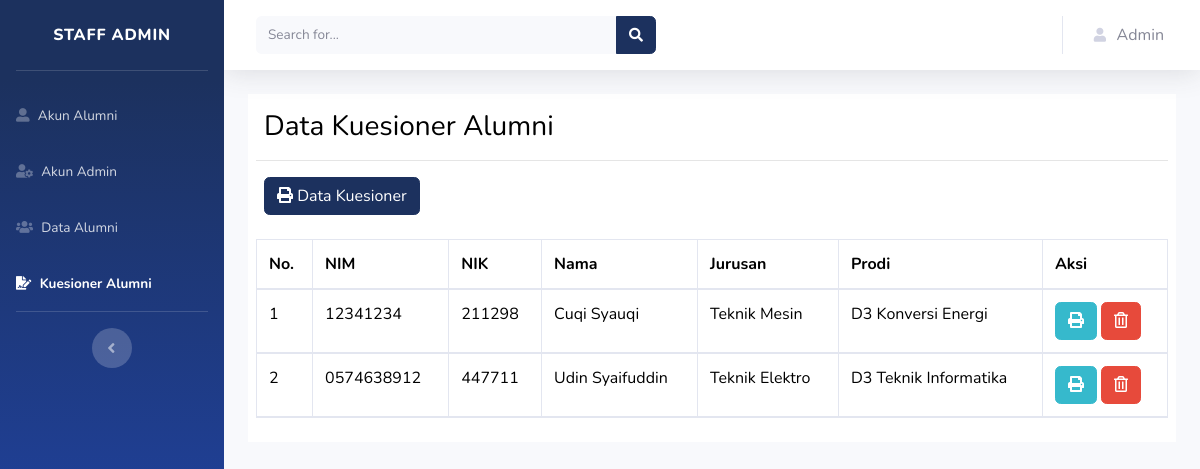
Screenshot of /app/admin/kuesioner_alumni.php (signed in) with the database file from the repository.
### tables this page shows
CREATE TABLE `data_alumni` (
  `nim` varchar(10) NOT NULL,
  `nik` char(16) NOT NULL,
  `nama` varchar(100) DEFAULT NULL,
  `tahun_lulus` char(4) DEFAULT NULL,
  `jurusan_alumni` varchar(100) DEFAULT NULL,
  `prodi_alumni` varchar(50) DEFAULT NULL,
  `alamat` varchar(50) DEFAULT NULL,
  `email_alumni` varchar(100) DEFAULT NULL,
  `nohp_alumni` varchar(20) DEFAULT NULL,
  `lanjut_pendidikan` varchar(5) DEFAULT NULL,
  `univ_lanjut` varchar(50) DEFAULT NULL,
  `jurusan_lanjut` varchar(50) DEFAULT NULL,
  `prodi_lanjut` varchar(50) DEFAULT NULL,
  `gelar_lanjut` varchar(40) DEFAULT NULL,
  `lanjut_pekerjaan` varchar(5) DEFAULT NULL,
  `pt_lanjut` varchar(50) DEFAULT NULL,
  `bagian_lanjut` varchar(30) DEFAULT NULL,
  `sesuai` varchar(5) DEFAULT NULL
);

CREATE TABLE `kuesioner_pekerjaan` (
  `id` int(11) NOT NULL,
  `nik` varchar(16) DEFAULT NULL,
  `bekerja` varchar(5) DEFAULT NULL,
  `perusahaan` varchar(50) DEFAULT NULL,
  `provinsi_perusahaan` varchar(50) DEFAULT NULL,
  `kota_perusahaan` varchar(50) DEFAULT NULL,
  `alamat_perusahaan` varchar(50) DEFAULT NULL,
  `alasan_k` varchar(50) DEFAULT NULL,
  `memilih_k` varchar(50) DEFAULT NULL,
  `email_perusahaan` varchar(50) DEFAULT NULL,
  `jenis_perusahaan` varchar(50) DEFAULT NULL
);

### config/functions.php (called while the page is built, shortened)
<?php
$conn = mysqli_connect("localhost", "root", "", "studytracer");
function query($query)
{
    global $conn;
    $result = mysqli_query($conn, $query);
    $rows = [];
    while ($row = mysqli_fetch_assoc($result)) {
        $rows[] = $row;
    }
    return $rows;
}

### app/admin/kuesioner_alumni.php (the view, shortened to what this page needs)
<?php
require '../../config/functions.php';
$kuesioner_alumni = query("SELECT kuesioner_pekerjaan.nik, data_alumni.nim, data_alumni.nama, data_alumni.jurusan_alumni,
data_alumni.prodi_alumni FROM data_alumni INNER JOIN kuesioner_pekerjaan ON
kuesioner_pekerjaan.nik = data_alumni.nik ORDER BY nama ASC");
?>
<!DOCTYPE html>
<html lang="en">
<head>
    <link href="../../assets/vendor/fontawesome-free/css/all.min.css" rel="stylesheet" type="text/css">
    <link href="../../assets/css/sb-admin-2.min.css" rel="stylesheet">
</head>
<body id="page-top">
    <div id="wrapper">
        <ul class="navbar-nav bg-gradient-primary sidebar sidebar-dark accordion" id="accordionSidebar">
            <a class="sidebar-brand d-flex align-items-center justify-content-center" href="#">
                <div class="sidebar-brand-text mx-3">Staff Admin</div>
            </a>
            <hr class="sidebar-divider">
            <li class="nav-item">
                <a class="nav-link" href="akun_alumni.php">
                    <i class="fas fa-user-alt"></i>
                    <span>Akun Alumni</span></a>
            </li>
            <li class="nav-item">
                <a class="nav-link" href="akun_admin.php">
                    <i class="fas fa-user-cog"></i>
                    <span>Akun Admin</span></a>
            </li>
            <li class="nav-item">
                <a class="nav-link" href="data_alumni.php">
                    <i class="fas fa-users"></i>
                    <span>Data Alumni</span></a>
            </li>
            <li class="nav-item active">
                <a class="nav-link" href="kuesioner_alumni.php">
                    <i class="fas fa-file-signature"></i>
                    <span>Kuesioner Alumni</span></a>
            </li>
            <hr class="sidebar-divider d-none d-md-block">
            <div class="text-center d-none d-md-inline">
                <button class="rounded-circle border-0" id="sidebarToggle"></button>
            </div>
        </ul>
        <div id="content-wrapper" class="d-flex flex-column">
            <div id="content">
                <nav class="navbar navbar-expand navbar-light bg-white topbar mb-4 static-top shadow">
                    <form class="d-none d-sm-inline-block form-inline mr-auto ml-md-3 my-2 my-md-0 mw-100 navbar-search" action="" method="POST">
                        <div class="input-group">
                            <input type="text" name="keyword" class="form-control bg-light border-0 small" placeholder="Search for..." aria-label="Search" aria-describedby="basic-addon2" autocomplete="off">
                            <div class="input-group-append">
                                <button class="btn btn-primary" type="submit" name="cari">
                                    <i class="fas fa-search fa-sm"></i>
                                </button>
                            </div>
                        </div>
                    </form>
                    <ul class="navbar-nav ml-auto">
                        <li class="nav-item dropdown no-arrow">
                            <a class="nav-link dropdown-toggle" href="#" id="userDropdown" role="button" data-toggle="dropdown" aria-haspopup="true" aria-expanded="false">
                                <i class="fas fa-user fa-sm fa-fw mr-2 text-gray-400"></i>
                                <span class="mr-2 d-none d-lg-inline text-gray-600 ">Admin</span>
                            </a>
                        </li>
                    </ul>
                </nav>
                <div class="container-fluid">
                    <div class="p-2" style="background-color: white;">
                        <h3 class="pl-2 pt-2" style="color: black;">Data Kuesioner Alumni</h3>
                        <hr>
                        <div class="pl-2" style="background-color: white;">
                            <a class="btn btn-primary" href="../CRUD/cetak_datakuesioner.php" target="_blank"><i class="fas fa-print"></i> Data Kuesioner</a>
                            <br><br>
                        </div>
                        <table class="table table-striped table-bordered" style="color: Black;" cellpadding="10" cellspacing="0">
                            <thead>
                                <tr>
                                    <th>No.</th>
                                    <th>NIM</th>
                                    <th>NIK</th>
                                    <th>Nama</th>
                                    <th>Jurusan</th>
                                    <th>Prodi</th>
                                    <th>Aksi</th>
                                </tr>
                                <?php $i = 1; ?>
                                <?php foreach ($kuesioner_alumni as $row) :
                                ?>
                                    <tr>
                                        <td><?= $i; ?></td>
                                        <td><?= $row["nim"]; ?></td>
                                        <td><?= $row["nik"]; ?></td>
                                        <td><?= $row["nama"]; ?></td>
                                        <td><?= $row["jurusan_alumni"]; ?></td>
                                        <td><?= $row["prodi_alumni"]; ?></td>
                                        <td><a class="btn btn-info" href="../CRUD/cetak_kuesioner_alumni.php?nik=<?= $row["nik"]; ?>" target="_blank"><i class="fas fa-print"></i></a>
                                            <a class="btn btn-danger" href="../CRUD/hapus_datakuesioner.php?nik=<?= $row["nik"]; ?>" onclick="return confirm('Yakin Ingin Menghapus ?');"><i class="far fa-trash-alt"></i></a>
                                        </td>
                                    </tr>
                                    <?php $i++; ?>
                                <?php endforeach; ?>
                            </thead>
                        </table>
                    </div>
                </div>
            </div>
        </div>
    </div>
</body>
</html>

### rows the page displays
data_alumni: nim "12341234", kuesioner_pekerjaan.nik "211298", nama "Cuqi Syauqi", jurusan_alumni "Teknik Mesin", prodi_alumni "D3 Konversi Energi"
data_alumni: nim "0574638912", kuesioner_pekerjaan.nik "447711", nama "Udin Syaifuddin", jurusan_alumni "Teknik Elektro", prodi_alumni "D3 Teknik Informatika"
